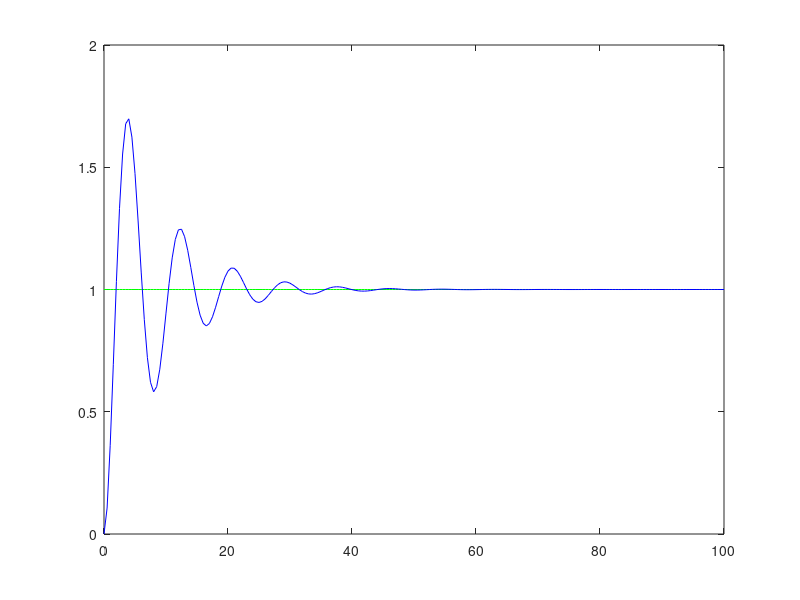
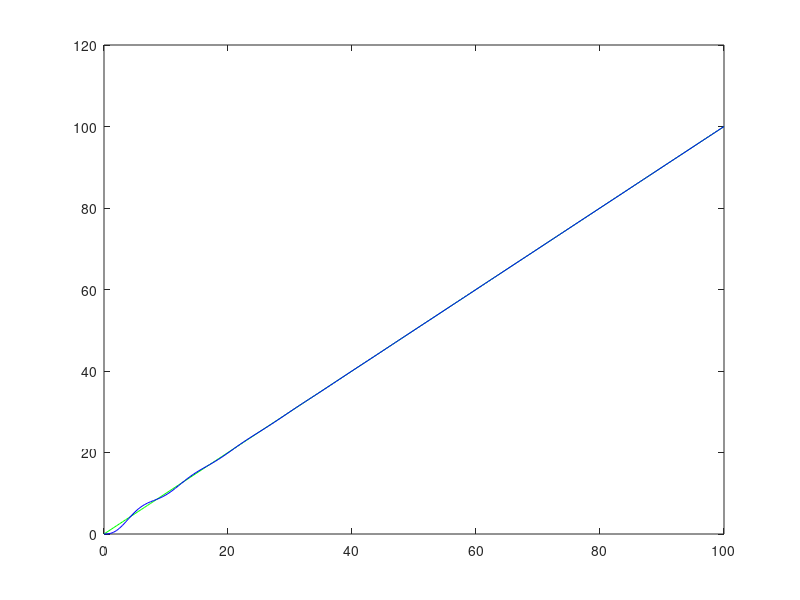
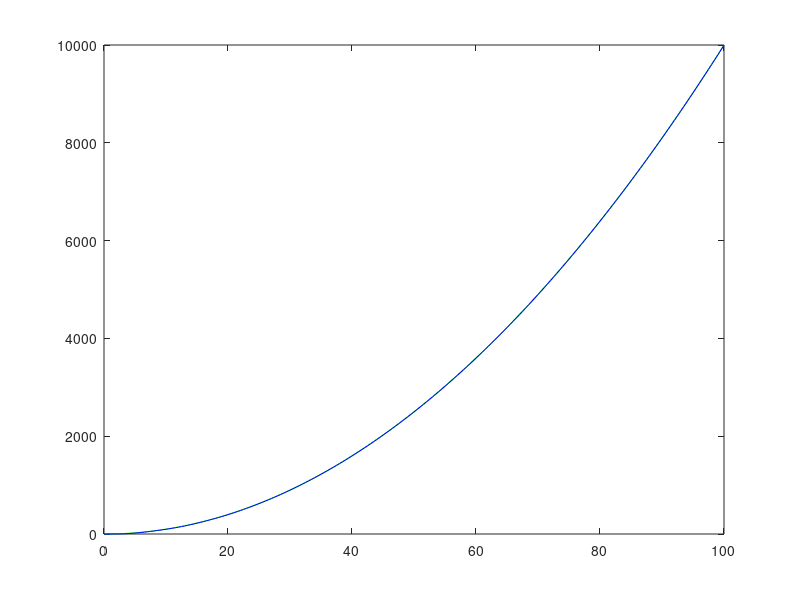

Recreate these plots in MATLAB, in order.
g=tf([1 1],[1 2 0 0]);
sys=feedback(g,1);

t=0:0.5:100;

ustep=ones(size(t));
ramp=t;
parabolic=t.*t;

figure
output=lsim(sys,ustep,t);
plot(t,ustep,'g',t,output,'b');


figure
output=lsim(sys,ramp,t);
plot(t,ramp,'g',t,output,'b');

figure
output=lsim(sys,parabolic,t);
plot(t,parabolic,'g',t,output,'b');
